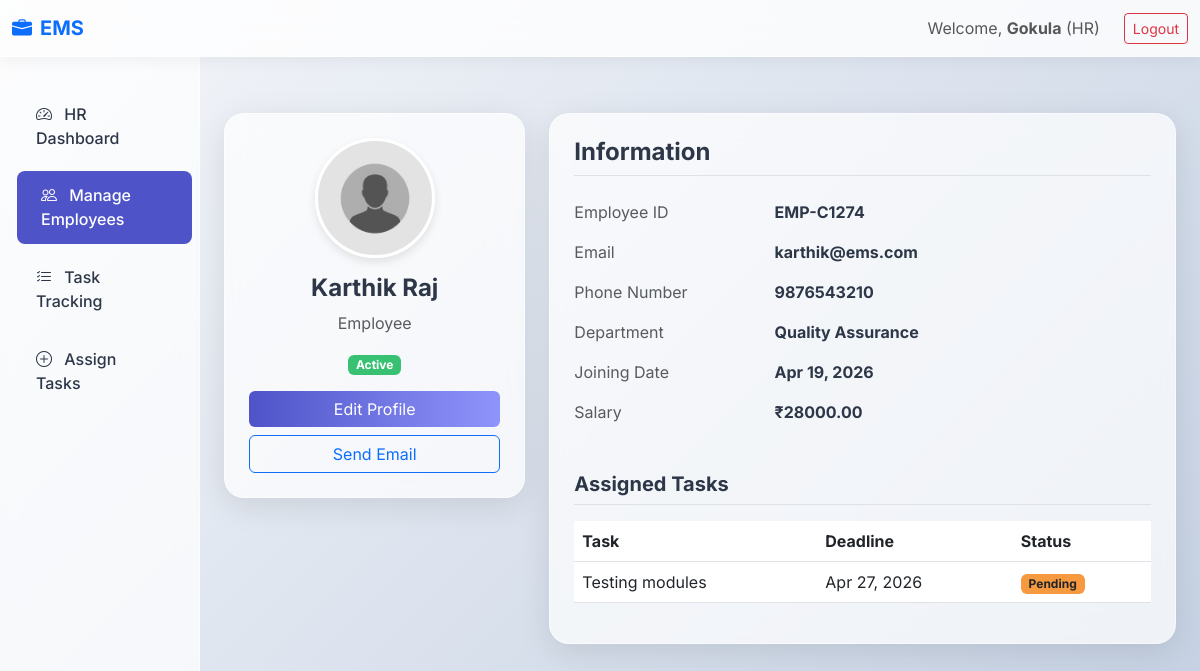
/employees/5/ (signed in), run on an earlier commit of the app's database.
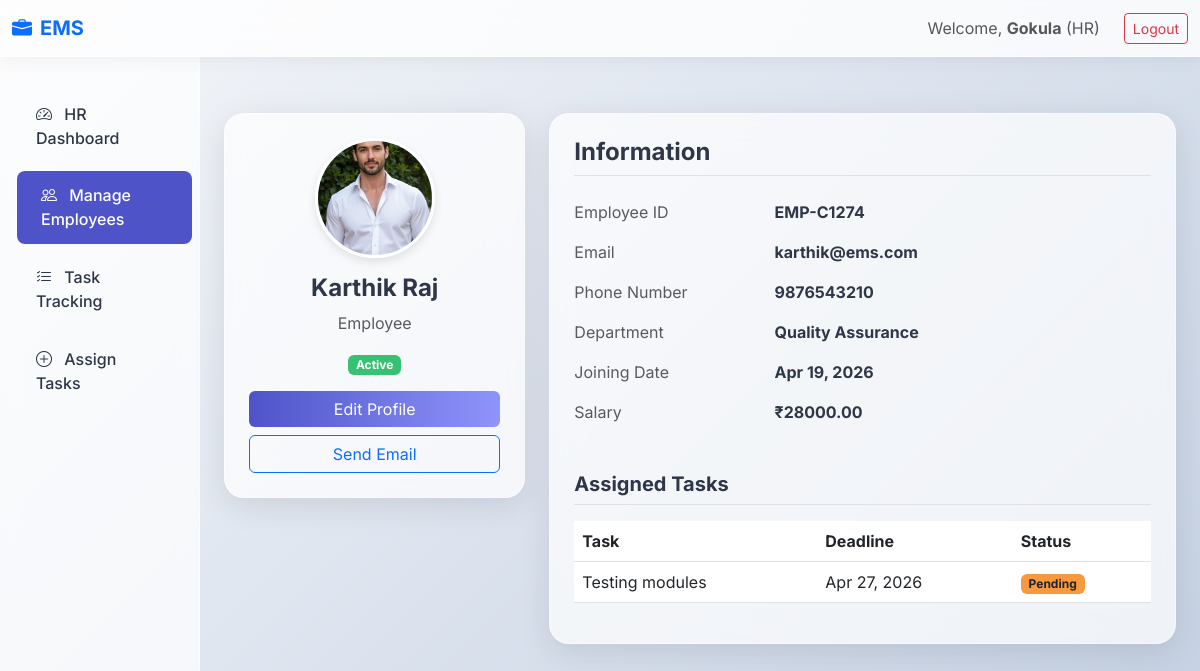
And on a later commit of the database.
### core/models.py (models this page shows, shortened)
class User(AbstractUser):
    ROLE_CHOICES = (
        ('Admin', 'Admin'),
        ('HR', 'HR'),
        ('Employee', 'Employee'),
    )
    role = models.CharField(max_length=15, choices=ROLE_CHOICES, default='Employee')

class Employee(models.Model):
    STATUS_CHOICES = (
        ('Active', 'Active'),
        ('Inactive', 'Inactive'),
    )
    user = models.OneToOneField(User, on_delete=models.CASCADE, related_name='employee_profile')
    employee_id = models.CharField(max_length=20, unique=True, blank=True)
    phone_number = models.CharField(max_length=15)
    department = models.ForeignKey(Department, on_delete=models.SET_NULL, null=True, blank=True)
    salary = models.DecimalField(max_digits=10, decimal_places=2, default=0)
    joining_date = models.DateField(auto_now_add=True)
    status = models.CharField(max_length=10, choices=STATUS_CHOICES, default='Active')
    profile_image = models.ImageField(upload_to='profiles/',blank=True,null=True)

class Department(models.Model):
    name = models.CharField(max_length=100)
    description = models.TextField(blank=True)

class Task(models.Model):
    STATUS_CHOICES = (
        ('Pending', 'Pending'),
        ('In Progress', 'In Progress'),
        ('Completed', 'Completed'),
    )
    title = models.CharField(max_length=200)
    description = models.TextField()
    assigned_to = models.ForeignKey(Employee, on_delete=models.CASCADE, related_name='tasks')
    assigned_by = models.ForeignKey(User, on_delete=models.SET_NULL, null=True, related_name='assigned_tasks')
    deadline = models.DateField()
    status = models.CharField(max_length=15, choices=STATUS_CHOICES, default='Pending')
    created_at = models.DateTimeField(auto_now_add=True)

### core/views.py (the view)
# urls.py: path('employees/<int:pk>/', views.employee_detail, name='employee_detail'),
@login_required
def employee_detail(request, pk):
    employee = get_object_or_404(Employee, pk=pk)
    if request.user.role == 'Employee' and request.user != employee.user:
        messages.error(request, "You can only view your own profile.")
        return redirect('employee_dashboard')
    return render(request, 'core/employee_detail.html', {'employee': employee})

### templates/core/employee_detail.html (shortened to what this page needs)
{% extends 'base.html' %}
{% block content %}
<div class="row mt-4">
    <div class="col-md-4 mb-4">
        <div class="glass-card text-center p-4">
            {% load static %}
            {% if employee.profile_image %}
                <img src="{{ employee.profile_image.url }}" alt="Profile" class="profile-img-lg mb-3">
            {% else %}
                <img src="{% static 'images/default_avatar.png' %}" alt="Profile" class="profile-img-lg mb-3">
            {% endif %}
            <h4 class="fw-bold">{{ employee.user.first_name }} {{ employee.user.last_name }}</h4>
            <p class="text-muted">{{ employee.user.role }}</p>
            {% if employee.status == 'Active' %}
                <span class="badge bg-success mb-3">Active</span>
            {% else %}
                <span class="badge bg-danger mb-3">Inactive</span>
            {% endif %}
            <div class="d-grid gap-2">
                {% if user.role in 'Admin,HR' %}
                <a href="{% url 'edit_employee' employee.pk %}" class="btn btn-primary">Edit Profile</a>
                {% endif %}
                <a href="mailto:{{ employee.user.email }}" class="btn btn-outline-primary">Send Email</a>
            </div>
        </div>
    </div>
    <div class="col-md-8">
        <div class="glass-card p-4 h-100">
            <h4 class="fw-bold mb-4 border-bottom pb-2">Information</h4>
            <div class="row mb-3">
                <div class="col-sm-4 text-muted">Employee ID</div>
                <div class="col-sm-8 fw-bold">{{ employee.employee_id }}</div>
            </div>
            <div class="row mb-3">
                <div class="col-sm-4 text-muted">Email</div>
                <div class="col-sm-8 fw-bold">{{ employee.user.email }}</div>
            </div>
            <div class="row mb-3">
                <div class="col-sm-4 text-muted">Phone Number</div>
                <div class="col-sm-8 fw-bold">{{ employee.phone_number }}</div>
            </div>
            <div class="row mb-3">
                <div class="col-sm-4 text-muted">Department</div>
                <div class="col-sm-8 fw-bold">{{ employee.department.name|default:"Not Assigned" }}</div>
            </div>
            <div class="row mb-3">
                <div class="col-sm-4 text-muted">Joining Date</div>
                <div class="col-sm-8 fw-bold">{{ employee.joining_date|date:"M d, Y" }}</div>
            </div>
            {% if user.role in 'Admin,HR' or user == employee.user %}
            <div class="row mb-3">
                <div class="col-sm-4 text-muted">Salary</div>
                <div class="col-sm-8 fw-bold">₹{{ employee.salary }}</div>
            </div>
            {% endif %}
            <h5 class="fw-bold mt-5 mb-3 border-bottom pb-2">Assigned Tasks</h5>
            <div class="table-responsive">
                <table class="table table-hover">
                    <thead>
                        <tr>
                            <th>Task</th>
                            <th>Deadline</th>
                            <th>Status</th>
                        </tr>
                    </thead>
                    <tbody>
                        {% for task in employee.tasks.all %}
                        <tr>
                            <td>{{ task.title }}</td>
                            <td>{{ task.deadline|date:"M d, Y" }}</td>
                            <td>
                                {% if task.status == 'Pending' %}
                                    <span class="badge bg-warning text-dark">Pending</span>
                                {% elif task.status == 'In Progress' %}
                                    <span class="badge bg-info text-dark">In Progress</span>
                                {% else %}
                                    <span class="badge bg-success">Completed</span>
                                {% endif %}
                            </td>
                        </tr>
                        {% empty %}
                        <tr>
                            <td colspan="3" class="text-muted text-center py-2">No tasks assigned.</td>
                        </tr>
                        {% endfor %}
                    </tbody>
                </table>
            </div>
        </div>
    </div>
</div>
{% endblock %}

### templates/base.html (shortened to what this page needs)
<!DOCTYPE html>
<html lang="en">
<head>
    <link href="https://cdn.jsdelivr.net/npm/bootstrap@5.3.0/dist/css/bootstrap.min.css" rel="stylesheet">
    <link rel="stylesheet" href="https://cdn.jsdelivr.net/npm/bootstrap-icons@1.10.5/font/bootstrap-icons.css">
    {% load static %}
    <link rel="stylesheet" href="{% static 'css/style.css' %}">
</head>
<body>
    <nav class="navbar navbar-expand-lg sticky-top glass-nav">
        <div class="container-fluid">
            <a class="navbar-brand fw-bold text-primary" href="{% url 'home' %}">
                <i class="bi bi-briefcase-fill me-2"></i>EMS
            </a>
            <div class="collapse navbar-collapse" id="navbarNav">
                <ul class="navbar-nav ms-auto align-items-center">
                    {% if user.is_authenticated %}
                        <li class="nav-item">
                            <span class="nav-link">Welcome, <strong>{{ user.first_name|default:user.username }}</strong>
                            ({% if request.user.is_superuser %}Admin{% elif request.user.role == 'HR' %}HR{% else %}Employee{% endif %})
                            </span>
                        </li>
                        <li class="nav-item">
                            <a class="btn btn-outline-danger btn-sm ms-3 mt-2 mt-md-0" href="{% url 'logout' %}">Logout</a>
                        </li>
                    {% endif %}
                </ul>
            </div>
        </div>
    </nav>
    <div class="container-fluid">
        <div class="row">
            {% if user.is_authenticated %}
            <div class="col-md-3 col-lg-2 d-none d-md-block sidebar">
                <div class="nav flex-column">
                    {% if request.user.is_superuser %}
                    <a href="{% url 'admin_dashboard' %}" class="nav-link {% if request.resolver_match.url_name == 'admin_dashboard' %}active{% endif %}">
                        <i class="bi bi-speedometer2 me-2"></i> Admin Dashboard
                    </a>
                    <a href="{% url 'manage_hr' %}" class="nav-link {% if 'hr' in request.resolver_match.url_name and 'dashboard' not in request.resolver_match.url_name %}active{% endif %}">
                        <i class="bi bi-person-badge me-2"></i> Manage HR
                    </a>
                    <a href="{% url 'employee_list' %}" class="nav-link {% if 'employee' in request.resolver_match.url_name and 'dashboard' not in request.resolver_match.url_name %}active{% endif %}">
                        <i class="bi bi-people me-2"></i> Manage Employees
                    </a>
                    <a href="{% url 'task_list' %}" class="nav-link {% if 'task' in request.resolver_match.url_name %}active{% endif %}">
                        <i class="bi bi-list-check me-2"></i> View Tasks
                    </a>
                    {% elif user.role == 'HR' %}
                    <a href="{% url 'hr_dashboard' %}" class="nav-link {% if request.resolver_match.url_name == 'hr_dashboard' %}active{% endif %}">
                        <i class="bi bi-speedometer2 me-2"></i> HR Dashboard
                    </a>
                    <a href="{% url 'employee_list' %}" class="nav-link {% if 'employee' in request.resolver_match.url_name and 'dashboard' not in request.resolver_match.url_name %}active{% endif %}">
                        <i class="bi bi-people me-2"></i> Manage Employees
                    </a>
                    <a href="{% url 'task_list' %}" class="nav-link {% if request.resolver_match.url_name == 'task_list' %}active{% endif %}">
                        <i class="bi bi-list-check me-2"></i> Task Tracking
                    </a>
                    <a href="{% url 'add_task' %}" class="nav-link {% if request.resolver_match.url_name == 'add_task' %}active{% endif %}">
                        <i class="bi bi-plus-circle me-2"></i> Assign Tasks
                    </a>
                    {% endif %}
                </div>
            </div>
            {% endif %}
            <main class="{% if user.is_authenticated %}col-md-9 ms-sm-auto col-lg-10{% else %}col-12{% endif %} px-md-4">
                {% block content %}
                {% endblock %}
            </main>
        </div>
    </div>
</body>
</html>

### static/css/style.css (style rules this page uses)
:root { --primary: #4e54c8; --secondary: #8f94fb; --text-dark: #2d3748; --text-light: #718096; --bg-color: #f7fafc; --glass-bg: rgba(255, 255, 255, 0.7); --glass-border: rgba(255, 255, 255, 0.5); --glass-shadow: 0 8px 32px 0 rgba(31, 38, 135, 0.1); }
body { font-family: 'Inter', sans-serif; background: linear-gradient(135deg, #f5f7fa 0%, #c3cfe2 100%); min-height: 100vh; color: var(--text-dark); }
.glass-card { background: var(--glass-bg); backdrop-filter: blur(16px); -webkit-backdrop-filter: blur(16px); border-radius: 20px; border: 1px solid var(--glass-border); box-shadow: 0 8px 32px 0 rgba(0, 0, 0, 0.1); transition: all 0.3s ease-in-out; }
.navbar.glass-nav { background: rgba(255, 255, 255, 0.8); backdrop-filter: blur(12px); -webkit-backdrop-filter: blur(12px); border-bottom: 1px solid var(--glass-border); box-shadow: 0 4px 15px rgba(0,0,0,0.05); }
.sidebar { min-height: calc(100vh - 70px); background: var(--glass-bg); backdrop-filter: blur(10px); border-right: 1px solid var(--glass-border); padding-top: 2rem; }
.sidebar .nav-link { color: var(--text-dark); font-weight: 500; padding: 0.8rem 1.5rem; margin-bottom: 0.5rem; border-radius: 8px; transition: all 0.3s; }
.sidebar .nav-link:hover, .sidebar .nav-link.active { background: var(--primary); color: white; transform: translateX(5px); }
main { padding: 2rem; }
.btn-primary { background: linear-gradient(to right, var(--primary), var(--secondary)); border: none; transition: all 0.3s ease; }
.profile-img-lg { width: 120px; height: 120px; border-radius: 50%; object-fit: cover; border: 3px solid white; box-shadow: 0 4px 10px rgba(0,0,0,0.1); }
.badge.bg-success { background-color: #38c172 !important; }
.badge.bg-warning { background-color: #f6993f !important; }
a, button { transition: all 0.2s ease-in-out !important; }

What changed in the data, as far as the page shows it:
changed Employee "EMP-C1274": profile_image: picture added in place of a placeholder
